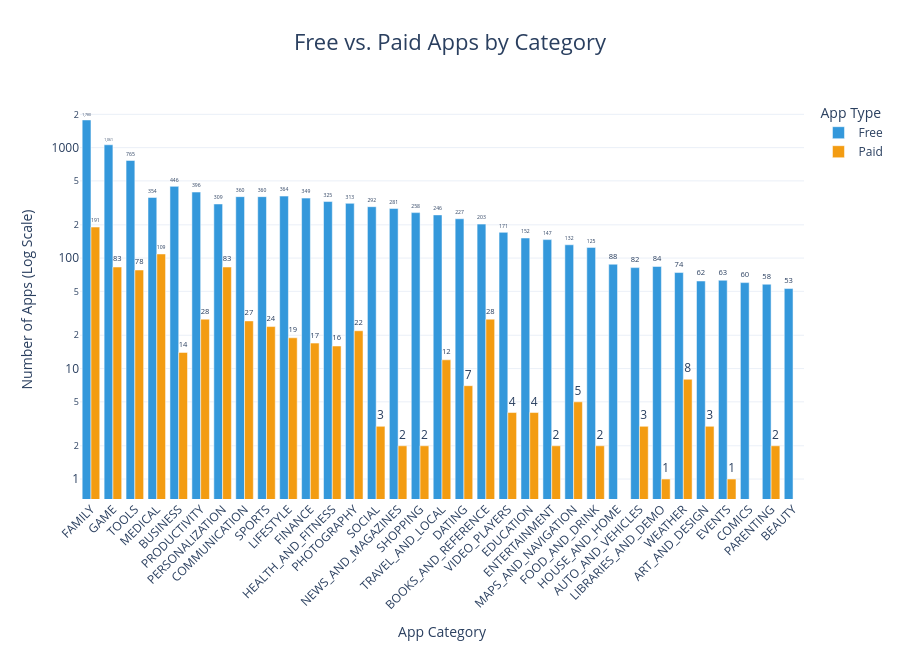

Notebook code for this chart:
### Markdown cell above
**Challenge**: Use the plotly express bar [chart examples](https://plotly.com/python/bar-charts/#bar-chart-with-sorted-or-ordered-categories) and the [.bar() API reference](https://plotly.com/python-api-reference/generated/plotly.express.bar.html#plotly.express.bar) to create this bar chart:

<img src=https://imgur.com/LE0XCxA.png>

You'll want to use the `df_free_vs_paid` DataFrame that you created above that has the total number of free and paid apps per category.

See if you can figure out how to get the look above by changing the `categoryorder` to 'total descending' as outlined in the documentation here [here](https://plotly.com/python/categorical-axes/#automatically-sorting-categories-by-name-or-total-value).

### Code cell
g_bar = px.bar(
    df_free_vs_paid,
    x="Category",
    y="App",
    color="Type",
    barmode="group",
    title="Free vs. Paid Apps by Category",
    color_discrete_map={"Free": "#3498DB", "Paid": "#F39C12"},
    text_auto=",.0f",
)

g_bar.update_layout(
    template="plotly_white",
    title=dict(x=0.5, xanchor="center", font=dict(size=22)),
    xaxis_title="App Category",
    yaxis_title="Number of Apps",
    xaxis=dict(categoryorder="total descending", tickangle=-45),
    yaxis=dict(type="log", title="Number of Apps (Log Scale)"),
    legend_title="App Type",
    bargap=0.2,
    height=650,
)

g_bar.update_traces(textposition="outside", cliponaxis=False)

g_bar.show()

### Figure 1 — Plotly figure (JSON) as saved in the notebook; plotly's stock layout.template omitted (floating-point values rounded to 4 significant figures)
{"data": [{"alignmentgroup": "True", "cliponaxis": false, "hovertemplate": "Type=Free<br>Category=%{x}<br>App=%{y}<extra></extra>", "legendgroup": "Free", "marker": {"color": "#3498DB", "pattern": {"shape": ""}}, "name": "Free", "offsetgroup": "Free", "orientation": "v", "showlegend": true, "textposition": "outside", "texttemplate": "%{y:,.0f}", "type": "bar", "x": ["ART_AND_DESIGN", "AUTO_AND_VEHICLES", "BEAUTY", "BOOKS_AND_REFERENCE", "BUSINESS", "COMICS", "COMMUNICATION", "DATING", "EDUCATION", "ENTERTAINMENT", "EVENTS", "FAMILY", "FINANCE", "FOOD_AND_DRINK", "GAME", "HEALTH_AND_FITNESS", "HOUSE_AND_HOME", "LIBRARIES_AND_DEMO", "LIFESTYLE", "MAPS_AND_NAVIGATION", "MEDICAL", "NEWS_AND_MAGAZINES", "PARENTING", "PERSONALIZATION", "PHOTOGRAPHY", "PRODUCTIVITY", "SHOPPING", "SOCIAL", "SPORTS", "TOOLS", "TRAVEL_AND_LOCAL", "VIDEO_PLAYERS", "WEATHER"], "xaxis": "x", "y": [62, 82, 53, 203, 446, 60, 360, 227, 152, 147, 63, 1780, 349, 125, 1061, 325, 88, 84, 364, 132, 354, 281, 58, 309, 313, 396, 258, 292, 360, 765, 246, 171, 74], "yaxis": "y"}, {"alignmentgroup": "True", "cliponaxis": false, "hovertemplate": "Type=Paid<br>Category=%{x}<br>App=%{y}<extra></extra>", "legendgroup": "Paid", "marker": {"color": "#F39C12", "pattern": {"shape": ""}}, "name": "Paid", "offsetgroup": "Paid", "orientation": "v", "showlegend": true, "textposition": "outside", "texttemplate": "%{y:,.0f}", "type": "bar", "x": ["ART_AND_DESIGN", "AUTO_AND_VEHICLES", "BOOKS_AND_REFERENCE", "BUSINESS", "COMMUNICATION", "DATING", "EDUCATION", "ENTERTAINMENT", "EVENTS", "FAMILY", "FINANCE", "FOOD_AND_DRINK", "GAME", "HEALTH_AND_FITNESS", "LIBRARIES_AND_DEMO", "LIFESTYLE", "MAPS_AND_NAVIGATION", "MEDICAL", "NEWS_AND_MAGAZINES", "PARENTING", "PERSONALIZATION", "PHOTOGRAPHY", "PRODUCTIVITY", "SHOPPING", "SOCIAL", "SPORTS", "TOOLS", "TRAVEL_AND_LOCAL", "VIDEO_PLAYERS", "WEATHER"], "xaxis": "x", "y": [3, 3, 28, 14, 27, 7, 4, 2, 1, 191, 17, 2, 83, 16, 1, 19, 5, 109, 2, 2, 83, 22, 28, 2, 3, 24, 78, 12, 4, 8], "yaxis": "y"}], "layout": {"bargap": 0.2, "barmode": "group", "height": 650, "legend": {"title": {"text": "App Type"}, "tracegroupgap": 0}, "title": {"font": {"size": 22}, "text": "Free vs. Paid Apps by Category", "x": 0.5, "xanchor": "center"}, "xaxis": {"anchor": "y", "categoryorder": "total descending", "domain": [0, 1], "tickangle": -45, "title": {"text": "App Category"}}, "yaxis": {"anchor": "x", "domain": [0, 1], "title": {"text": "Number of Apps (Log Scale)"}, "type": "log"}}}
